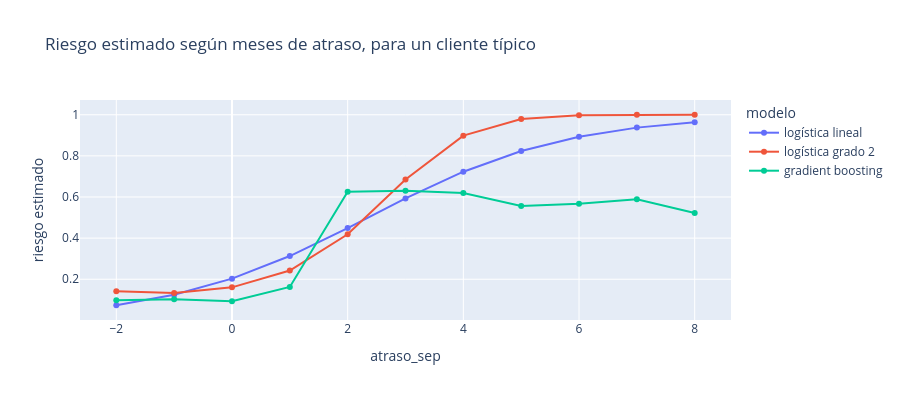

This figure's notebook cell:
### Markdown cell above
Lee la columna `realmente_no_pago` de arriba hacia abajo. Entre los clientes al día (atraso 0 o negativo) el
impago ronda el 13 a 17%, casi plano. Con **un** mes de atraso salta a cerca de 33%. Con **dos** meses salta a
cerca de 70%, y de ahí en adelante se queda ahí. Es una **escalera con dos peldaños**, no una rampa.

La logística lineal no puede dibujar una escalera: como $z$ es lineal en `atraso_sep`, está obligada a subir el
riesgo al mismo ritmo por cada mes de atraso, y se equivoca en las dos puntas: subestima el riesgo de los que
están al día con atraso negativo, sobreestima el de los que tienen atraso 0, y se queda corta en el peldaño de
2. La de grado 2 mejora porque un cuadrado puede curvar la rampa, pero sigue sin poder hacer un escalón. El
boosting reproduce cada peldaño casi al centavo, porque un árbol hace justamente eso: pregunta "¿atraso mayor o
igual a 2?" y asigna un riesgo distinto a cada lado. Veámoslo como curva, tomando un cliente típico y variando
solo el atraso de septiembre.

### Code cell
tipico = X_tr.median()
grilla = pd.DataFrame([tipico] * 11); grilla["atraso_sep"] = np.arange(-2, 9); grilla = grilla[X.columns]
G = esc.transform(grilla)
curva = pd.DataFrame({"atraso_sep": grilla["atraso_sep"],
                      "logística lineal": logit.predict_proba(G)[:, 1],
                      "logística grado 2": poli_cv.predict_proba(esc2.transform(poly.transform(G)))[:, 1],
                      "gradient boosting": gb.predict_proba(G)[:, 1]}).melt(id_vars="atraso_sep", var_name="modelo", value_name="riesgo estimado")
fig = px.line(curva, x="atraso_sep", y="riesgo estimado", color="modelo", markers=True, title="Riesgo estimado según meses de atraso, para un cliente típico")
fig.update_layout(height=400); fig.show()

### Figure 1 — Plotly figure (JSON) as saved in the notebook; plotly's stock layout.template omitted (floating-point values rounded to 4 significant figures)
{"data": [{"hovertemplate": "modelo=logística lineal<br>atraso_sep=%{x}<br>riesgo estimado=%{y}<extra></extra>", "legendgroup": "logística lineal", "line": {"color": "#636efa", "dash": "solid"}, "marker": {"symbol": "circle"}, "mode": "lines+markers", "name": "logística lineal", "orientation": "v", "showlegend": true, "type": "scatter", "x": [-2, -1, 0, 1, 2, 3, 4, 5, 6, 7, 8], "xaxis": "x", "y": [0.07359, 0.1245, 0.2028, 0.3129, 0.4491, 0.5933, 0.7231, 0.8237, 0.8932, 0.9374, 0.964], "yaxis": "y"}, {"hovertemplate": "modelo=logística grado 2<br>atraso_sep=%{x}<br>riesgo estimado=%{y}<extra></extra>", "legendgroup": "logística grado 2", "line": {"color": "#EF553B", "dash": "solid"}, "marker": {"symbol": "circle"}, "mode": "lines+markers", "name": "logística grado 2", "orientation": "v", "showlegend": true, "type": "scatter", "x": [-2, -1, 0, 1, 2, 3, 4, 5, 6, 7, 8], "xaxis": "x", "y": [0.1419, 0.133, 0.1606, 0.2426, 0.4187, 0.6852, 0.8983, 0.9797, 0.9972, 0.9997, 1.0], "yaxis": "y"}, {"hovertemplate": "modelo=gradient boosting<br>atraso_sep=%{x}<br>riesgo estimado=%{y}<extra></extra>", "legendgroup": "gradient boosting", "line": {"color": "#00cc96", "dash": "solid"}, "marker": {"symbol": "circle"}, "mode": "lines+markers", "name": "gradient boosting", "orientation": "v", "showlegend": true, "type": "scatter", "x": [-2, -1, 0, 1, 2, 3, 4, 5, 6, 7, 8], "xaxis": "x", "y": [0.09766, 0.1026, 0.09357, 0.1628, 0.6253, 0.6309, 0.6191, 0.5557, 0.5669, 0.5894, 0.5223], "yaxis": "y"}], "layout": {"height": 400, "legend": {"title": {"text": "modelo"}, "tracegroupgap": 0}, "title": {"text": "Riesgo estimado según meses de atraso, para un cliente típico"}, "xaxis": {"anchor": "y", "domain": [0.0, 1.0], "title": {"text": "atraso_sep"}}, "yaxis": {"anchor": "x", "domain": [0.0, 1.0], "title": {"text": "riesgo estimado"}}}}
